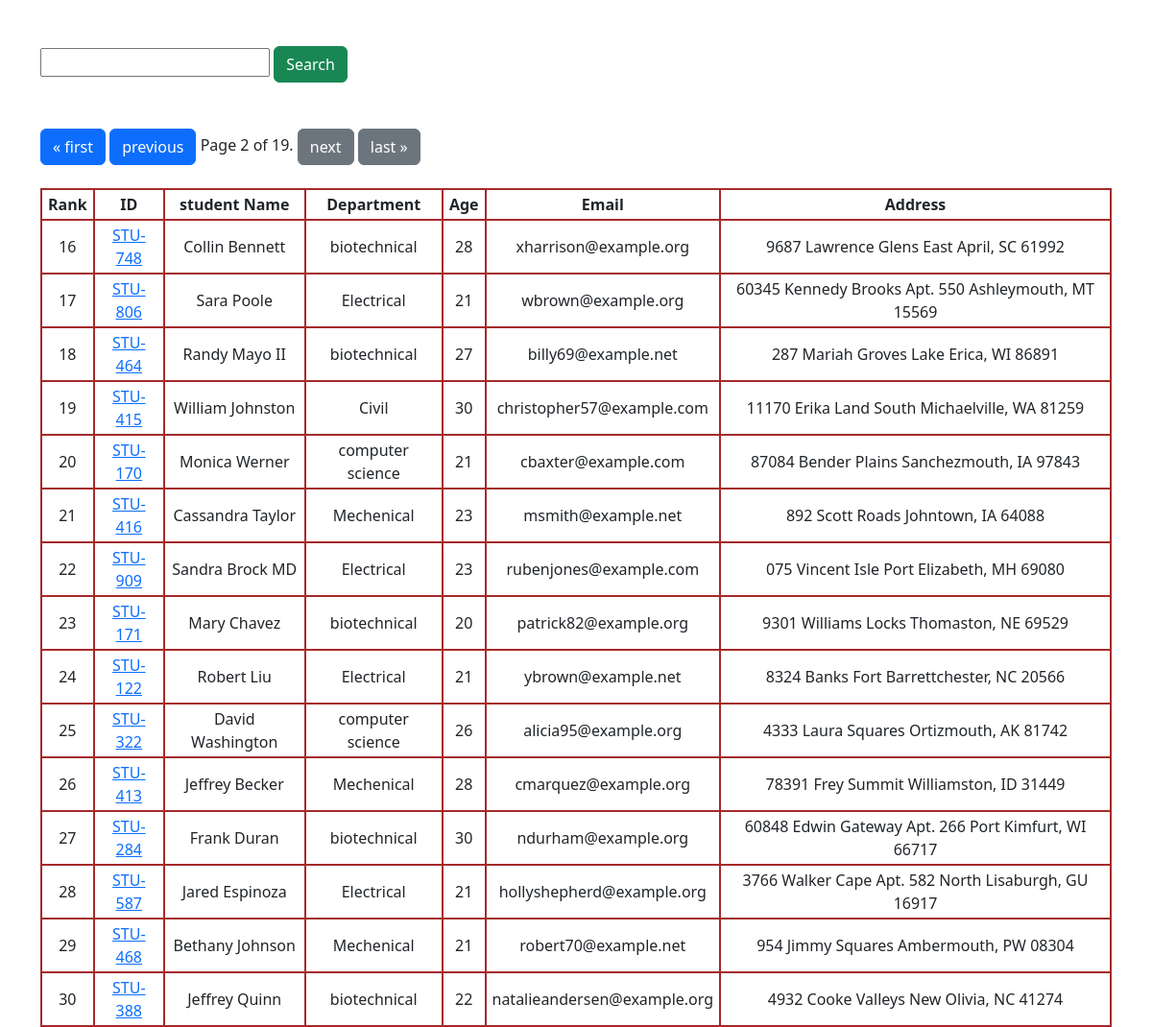
The page /students/ on the database its author committed.
### query_set_practise/models.py (models this page shows, shortened)
class Student_details(models.Model):
    department = models.ForeignKey(Department , related_name = "depart" ,on_delete = models.CASCADE)
    stu_id = models.CharField(max_length = 7)
    stu_name = models.CharField(max_length = 50)
    stu_email = models.CharField(unique = True,max_length = 50)
    stu_age = models.IntegerField(default = 18)
    stu_address = models.TextField()
    is_deleted = models.BooleanField(default = False)
    objects = studnetManager()
    admin_objects = models.Manager()
    class Meta:
        ordering = ['stu_name']

class Studentrank(models.Model):
    student = models.ForeignKey(Student_details , related_name = "student_ranks" , on_delete = models.CASCADE)
    student_rank = models.IntegerField(default=1)
    created_at = models.DateField(auto_now_add = True)
    class Meta:
        unique_together = ['student_rank' , 'created_at']

class Department(models.Model):
    department_name = models.CharField(max_length = 40)
    class Meta:
        ordering = ['department_name']

### query_set_practise/views.py (the view, shortened to what this page needs)
# urls.py: path('students/' , get_data , name="get_data"),
def get_data(request):
    query_set = Student_details.objects.all().order_by("student_ranks__student_rank")
    paginator = Paginator(query_set , 15)
    page_no = request.GET.get("page" , 2)
    page_object = paginator.get_page(page_no)
    context = {"student_data" : page_object}
    return render(request , "students.html" , context )

### query_set_practise/models.py (called while the page is built)
    def get_queryset(self) -> models.QuerySet:
        return super().get_queryset().filter(is_deleted = False)

### query_set_practise/templates/students.html (shortened to what this page needs)
<!DOCTYPE html>
<html lang="en">
<head>
    <link href="https://cdn.jsdelivr.net/npm/bootstrap@5.3.3/dist/css/bootstrap.min.css" rel="stylesheet">
</head>
<body class="container">
    <form>
        <div class="my-5">
            <input type="text" name="search">
            <button class="btn btn-success" type="submit">Search</button>
        </div>
    </form>
    <table class="table-striped">
        <tr>
            <th>Rank</th>
            <th>ID</th>
            <th>student Name</th>
            <th>Department</th>
            <th>Age</th>
            <th>Email</th>
            <th>Address</th>
        </tr>
        {% for student in student_data %}
        <tr>
            <td>{{student.student_ranks.first.student_rank}} </td>
            <td> <a href="/marks/{{ student.stu_id }}"> {{ student.stu_id }}</a>
                </td>
            <td>{{student.stu_name}}</td>
            <td>{{student.department.department_name}}</td>
            <td>{{student.stu_age}}</td>
            <td>{{student.stu_email}}</td>
            <td>{{student.stu_address}}</td>
        </tr>
        {% endfor %}
    <div class="pagination my-4">
        <span class="step-links">
            {% if student_data.has_previous %}
                <a class="btn btn-primary" href="?page=1">&laquo; first</a>
                <a class="btn btn-primary" href="?page={{ student_data.previous_page_number }}">previous</a>
            {% endif %}
            <span class="current">
                Page {{ student_data.number }} of {{ student_data.paginator.num_pages }}.
            </span>
            {% if student_data.has_next %}
                <a class="btn btn-secondary" href="?page={{ student_data.next_page_number }}">next</a>
                <a class="btn btn-secondary" href="?page={{ student_data.paginator.num_pages }}">last &raquo;</a>
            {% endif %}
        </span>
    </div>
    </table>
</body>
</html>

### query_set_practise/templates/students.html (style rules this page uses)
table , th,tr,td { border:2px solid brown; border-collapse: collapse; text-align: center; }
th ,td { padding: 3px 6px; }

### rows shown on the page
Student_details: student_ranks.first.student_rank "16", stu_id "STU-748", stu_name "Collin Bennett", department.department_name "biotechnical", stu_age "28", stu_email "xharrison@example.org", stu_address "9687 Lawrence Glens East April, SC 61992"
Student_details: student_ranks.first.student_rank "17", stu_id "STU-806", stu_name "Sara Poole", department.department_name "Electrical", stu_age "21", stu_email "wbrown@example.org", stu_address "60345 Kennedy Brooks Apt. 550 Ashleymouth, MT 15569"
Student_details: student_ranks.first.student_rank "18", stu_id "STU-464", stu_name "Randy Mayo II", department.department_name "biotechnical", stu_age "27", stu_email "billy69@example.net", stu_address "287 Mariah Groves Lake Erica, WI 86891"
Student_details: student_ranks.first.student_rank "19", stu_id "STU-415", stu_name "William Johnston", department.department_name "Civil", stu_age "30", stu_email "christopher57@example.com", stu_address "11170 Erika Land South Michaelville, WA 81259"
Student_details: student_ranks.first.student_rank "20", stu_id "STU-170", stu_name "Monica Werner", department.department_name "computer science", stu_age "21", stu_email "cbaxter@example.com", stu_address "87084 Bender Plains Sanchezmouth, IA 97843"
Student_details: student_ranks.first.student_rank "21", stu_id "STU-416", stu_name "Cassandra Taylor", department.department_name "Mechenical", stu_age "23", stu_email "msmith@example.net", stu_address "892 Scott Roads Johntown, IA 64088"
Student_details: student_ranks.first.student_rank "22", stu_id "STU-909", stu_name "Sandra Brock MD", department.department_name "Electrical", stu_age "23", stu_email "rubenjones@example.com", stu_address "075 Vincent Isle Port Elizabeth, MH 69080"
Student_details: student_ranks.first.student_rank "23", stu_id "STU-171", stu_name "Mary Chavez", department.department_name "biotechnical", stu_age "20", stu_email "patrick82@example.org", stu_address "9301 Williams Locks Thomaston, NE 69529"
Student_details: student_ranks.first.student_rank "24", stu_id "STU-122", stu_name "Robert Liu", department.department_name "Electrical", stu_age "21", stu_email "ybrown@example.net", stu_address "8324 Banks Fort Barrettchester, NC 20566"
Student_details: student_ranks.first.student_rank "25", stu_id "STU-322", stu_name "David Washington", department.department_name "computer science", stu_age "26", stu_email "alicia95@example.org", stu_address "4333 Laura Squares Ortizmouth, AK 81742"
Student_details: student_ranks.first.student_rank "26", stu_id "STU-413", stu_name "Jeffrey Becker", department.department_name "Mechenical", stu_age "28", stu_email "cmarquez@example.org", stu_address "78391 Frey Summit Williamston, ID 31449"
Student_details: student_ranks.first.student_rank "27", stu_id "STU-284", stu_name "Frank Duran", department.department_name "biotechnical", stu_age "30", stu_email "ndurham@example.org", stu_address "60848 Edwin Gateway Apt. 266 Port Kimfurt, WI 66717"
Student_details: student_ranks.first.student_rank "28", stu_id "STU-587", stu_name "Jared Espinoza", department.department_name "Electrical", stu_age "21", stu_email "hollyshepherd@example.org", stu_address "3766 Walker Cape Apt. 582 North Lisaburgh, GU 16917"
Student_details: student_ranks.first.student_rank "29", stu_id "STU-468", stu_name "Bethany Johnson", department.department_name "Mechenical", stu_age "21", stu_email "robert70@example.net", stu_address "954 Jimmy Squares Ambermouth, PW 08304"
Student_details: student_ranks.first.student_rank "30", stu_id "STU-388", stu_name "Jeffrey Quinn", department.department_name "biotechnical", stu_age "22", stu_email "natalieandersen@example.org", stu_address "4932 Cooke Valleys New Olivia, NC 41274"

### other values the page prints
{{ student_data.number }} "2"
{{ student_data.paginator.num_pages }} "19"
